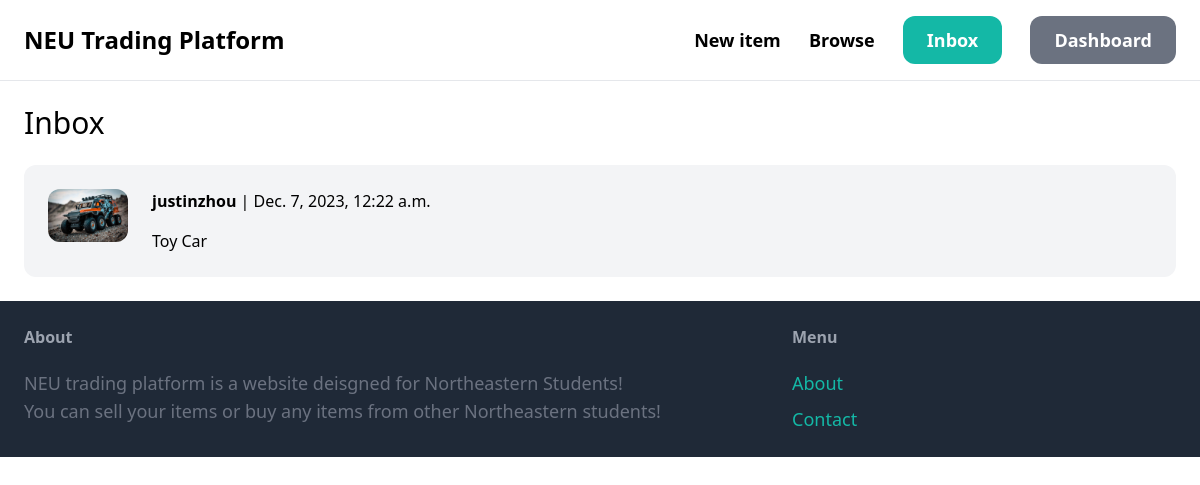
The page /inbox/ (signed in) on the database its author committed.
### conversation/models.py (models this page shows)
class Conversation(models.Model):
    item = models.ForeignKey(Item, related_name = "conversations", on_delete=models.CASCADE)
    members = models.ManyToManyField(User, related_name = "conversations")
    created_at = models.DateTimeField(auto_now_add=True)
    modified_at = models.DateTimeField(auto_now=True)
    class Meta:
        ordering = ["-modified_at"]

### item/models.py (models this page shows, shortened)
class Item(models.Model):
    category = models.ForeignKey(Category, related_name="items", on_delete=models.CASCADE)
    name = models.CharField(max_length=255)
    description = models.TextField(blank=True, null=True)
    price = models.FloatField()
    image = models.ImageField(upload_to="item_images", blank=True, null=True)
    is_sold = models.BooleanField(default=False)
    created_by = models.ForeignKey(User, related_name="items", on_delete=models.CASCADE)
    created_at = models.DateTimeField(auto_now_add=True)

### conversation/views.py (the view)
# urls.py: path('', views.inbox, name='inbox'),
@login_required
def inbox(request):
    conversations = Conversation.objects.filter(members__in=[request.user.id])
    return render(request, 'conversation/inbox.html', {
        'conversations': conversations
    })

### conversation/templates/conversation/inbox.html (shortened to what this page needs)
{% extends 'myapp/base.html' %}
{% block content %}
<h1 class="mb-6 text-3xl">Inbox</h1>
<div class="space-y-6">
    {% for conversation in conversations %}
        <a href="{% url 'conversation:detail' conversation.id %}">
            <div class="p-6 flex bg-gray-100 rounded-xl">
                <div class="pr-6">
                    <img src="{{ conversation.item.image.url }}" class="w-20 rounded-xl">
                </div>
                <div>
                    {% for member in conversation.members.all %}
                        {% if member != request.user %}
                            <p class="mb-4"><strong>{{ member.username }}</strong> | {{ conversation.modified_at }}</p>
                            <p>{{ conversation.item.name }}</p>
                        {% endif %}
                    {% endfor %}
                </div>
            </div>
        </a>
    {% endfor %}
</div>
{% endblock %}

### rows shown on the page
Conversation: item.image (picture), modified_at "Dec. 7, 2023, 12:22 a.m.", item.name "Toy Car"

### other values the page prints
{{ member.username }} "justinzhou"
